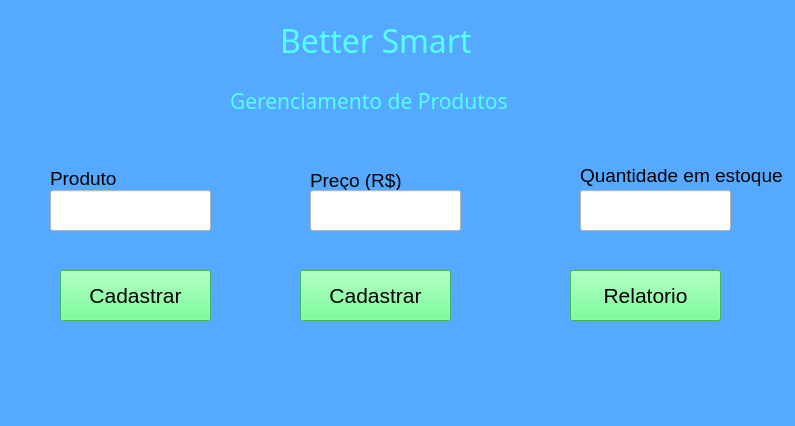
<?xml version="1.0" encoding="UTF-8"?>
<ui version="4.0">
 <class>MainWindow</class>
 <widget class="QMainWindow" name="MainWindow">
  <property name="geometry">
   <rect>
    <x>0</x>
    <y>0</y>
    <width>795</width>
    <height>426</height>
   </rect>
  </property>
  <property name="windowTitle">
   <string>MainWindow</string>
  </property>
  <property name="styleSheet">
   <string notr="true">background:rgb(85, 170, 255)</string>
  </property>
  <widget class="QWidget" name="centralwidget">
   <widget class="QLabel" name="label">
    <property name="geometry">
     <rect>
      <x>280</x>
      <y>10</y>
      <width>231</width>
      <height>61</height>
     </rect>
    </property>
    <property name="font">
     <font>
      <family>OCR A</family>
      <pointsize>24</pointsize>
     </font>
    </property>
    <property name="styleSheet">
     <string notr="true">color:rgb(85, 255, 255)</string>
    </property>
    <property name="text">
     <string>Better Smart</string>
    </property>
   </widget>
   <widget class="QLabel" name="label_2">
    <property name="geometry">
     <rect>
      <x>230</x>
      <y>70</y>
      <width>331</width>
      <height>61</height>
     </rect>
    </property>
    <property name="font">
     <font>
      <family>OCR A</family>
      <pointsize>16</pointsize>
     </font>
    </property>
    <property name="styleSheet">
     <string notr="true">color:rgb(85, 255, 255)</string>
    </property>
    <property name="text">
     <string>Gerenciamento de Produtos </string>
    </property>
   </widget>
   <widget class="QLabel" name="label_3">
    <property name="geometry">
     <rect>
      <x>50</x>
      <y>170</y>
      <width>71</width>
      <height>16</height>
     </rect>
    </property>
    <property name="font">
     <font>
      <pointsize>14</pointsize>
     </font>
    </property>
    <property name="text">
     <string>Produto</string>
    </property>
   </widget>
   <widget class="QLabel" name="label_4">
    <property name="geometry">
     <rect>
      <x>310</x>
      <y>170</y>
      <width>141</width>
      <height>21</height>
     </rect>
    </property>
    <property name="font">
     <font>
      <pointsize>14</pointsize>
     </font>
    </property>
    <property name="text">
     <string>Preço (R$)</string>
    </property>
   </widget>
   <widget class="QLabel" name="label_5">
    <property name="geometry">
     <rect>
      <x>580</x>
      <y>160</y>
      <width>211</width>
      <height>31</height>
     </rect>
    </property>
    <property name="font">
     <font>
      <pointsize>14</pointsize>
     </font>
    </property>
    <property name="text">
     <string>Quantidade em estoque</string>
    </property>
   </widget>
   <widget class="QLineEdit" name="txtProduto">
    <property name="geometry">
     <rect>
      <x>50</x>
      <y>190</y>
      <width>161</width>
      <height>41</height>
     </rect>
    </property>
    <property name="styleSheet">
     <string notr="true">background:rgb(255, 255, 255)</string>
    </property>
   </widget>
   <widget class="QLineEdit" name="txtPreco">
    <property name="geometry">
     <rect>
      <x>310</x>
      <y>190</y>
      <width>151</width>
      <height>41</height>
     </rect>
    </property>
    <property name="styleSheet">
     <string notr="true">background:rgb(255, 255, 255)</string>
    </property>
   </widget>
   <widget class="QLineEdit" name="txtEstoque">
    <property name="geometry">
     <rect>
      <x>580</x>
      <y>190</y>
      <width>151</width>
      <height>41</height>
     </rect>
    </property>
    <property name="styleSheet">
     <string notr="true">background:rgb(255, 255, 255)</string>
    </property>
   </widget>
   <widget class="QPushButton" name="btnCadastrar">
    <property name="geometry">
     <rect>
      <x>60</x>
      <y>270</y>
      <width>151</width>
      <height>51</height>
     </rect>
    </property>
    <property name="font">
     <font>
      <pointsize>16</pointsize>
     </font>
    </property>
    <property name="styleSheet">
     <string notr="true">background:rgb(85, 255, 127)</string>
    </property>
    <property name="text">
     <string>Cadastrar</string>
    </property>
   </widget>
   <widget class="QPushButton" name="btnRelatorio">
    <property name="geometry">
     <rect>
      <x>570</x>
      <y>270</y>
      <width>151</width>
      <height>51</height>
     </rect>
    </property>
    <property name="font">
     <font>
      <pointsize>16</pointsize>
     </font>
    </property>
    <property name="styleSheet">
     <string notr="true">background:rgb(85, 255, 127)</string>
    </property>
    <property name="text">
     <string>Relatorio</string>
    </property>
   </widget>
   <widget class="QLabel" name="lblConfirmacao">
    <property name="geometry">
     <rect>
      <x>10</x>
      <y>340</y>
      <width>771</width>
      <height>41</height>
     </rect>
    </property>
    <property name="font">
     <font>
      <pointsize>11</pointsize>
      <bold>true</bold>
     </font>
    </property>
    <property name="text">
     <string/>
    </property>
    <property name="alignment">
     <set>Qt::AlignmentFlag::AlignCenter</set>
    </property>
   </widget>
   <widget class="QPushButton" name="btnCadastrar_2">
    <property name="geometry">
     <rect>
      <x>300</x>
      <y>270</y>
      <width>151</width>
      <height>51</height>
     </rect>
    </property>
    <property name="font">
     <font>
      <pointsize>16</pointsize>
     </font>
    </property>
    <property name="styleSheet">
     <string notr="true">background:rgb(85, 255, 127)</string>
    </property>
    <property name="text">
     <string>Cadastrar</string>
    </property>
   </widget>
  </widget>
  <widget class="QMenuBar" name="menubar">
   <property name="geometry">
    <rect>
     <x>0</x>
     <y>0</y>
     <width>795</width>
     <height>33</height>
    </rect>
   </property>
  </widget>
  <widget class="QStatusBar" name="statusbar"/>
 </widget>
 <resources/>
 <connections/>
</ui>
